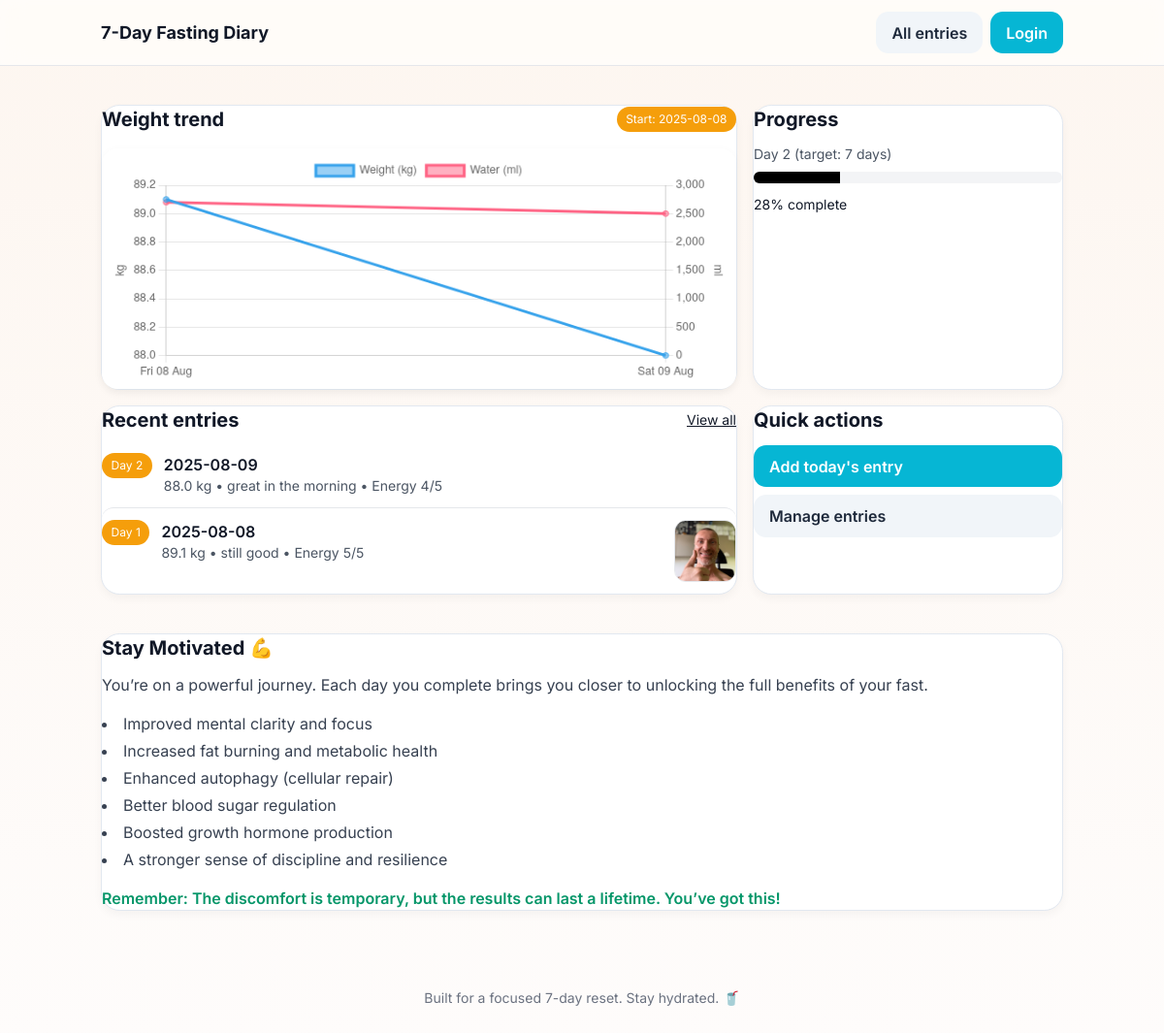
The page / on the database its author committed.
### app.py (models this page shows)
class Entry(db.Model):
    __tablename__ = "entries"
    id = db.Column(db.Integer, primary_key=True)
    when = db.Column(db.Date, nullable=False, index=True)
    day_number = db.Column(db.Integer, nullable=True)
    weight = db.Column(db.Float, nullable=True)
    energy = db.Column(db.Integer, nullable=True)     # 1–5
    water_ml = db.Column(db.Integer, nullable=True)
    mood = db.Column(db.String(32), nullable=True)
    feelings = db.Column(db.Text, nullable=True)
    created_at = db.Column(db.DateTime, default=datetime.utcnow, nullable=False)
    updated_at = db.Column(db.DateTime, default=datetime.utcnow, onupdate=datetime.utcnow, nullable=False)
    photos = relationship("Photo", back_populates="entry", cascade="all, delete-orphan")

class Photo(db.Model):
    __tablename__ = "photos"
    id = db.Column(db.Integer, primary_key=True)
    filename = db.Column(db.String(256), nullable=False)
    entry_id = db.Column(db.Integer, db.ForeignKey("entries.id"), nullable=False, index=True)
    created_at = db.Column(db.DateTime, default=datetime.utcnow, nullable=False)
    entry = relationship("Entry", back_populates="photos")

### app.py (the view)
@app.route("/")
def dashboard():
    entries = Entry.query.order_by(Entry.when.asc()).all()
    labels = [e.when.strftime("%a %d %b") for e in entries]
    weights = [e.weight for e in entries]
    waters  = [e.water_ml for e in entries]          # <-- add
    energies = [e.energy for e in entries]           # <-- optional
    start = fast_start_date()
    today_num = compute_day_number(date.today())
    done_days = sum(1 for e in entries if 1 <= compute_day_number(e.when) <= 7)
    progress = min(100, max(0, int(done_days / 7 * 100)))
    return render_template(
        "dashboard.html",
        entries=entries,
        labels=labels,
        weights=weights,
        waters=waters,       # <-- add
        energies=energies,   # <-- add (optional)
        start=start,
        today_num=today_num,
        progress=progress,
    )

### app.py (called while the page is built)
@app.before_request
def load_user():
    uid = session.get("user_id")
    g.user = User.query.get(uid) if uid else None

@app.context_processor
def inject_auth():
    return {"logged_in": bool(g.user), "current_user": g.user}

def fast_start_date() -> date:
    val = os.environ.get("FAST_START_DATE")
    if val:
        try:
            return datetime.strptime(val, "%Y-%m-%d").date()
        except ValueError:
            pass
    first = Entry.query.order_by(Entry.when.asc()).first()
    return first.when if first else date.today()

def compute_day_number(d: date) -> int:
    return (d - fast_start_date()).days + 1

### templates/dashboard.html (shortened to what this page needs)
{% extends '_base.html' %}
{% block content %}
<div class="grid md:grid-cols-3 gap-4">
  <div class="card md:col-span-2">
    <div class="flex items-center justify-between mb-4">
      <h2 class="text-xl font-bold">Weight trend</h2>
      <span class="pill">Start: {{ start.strftime('%Y-%m-%d') }}</span>
    </div>
    <canvas id="weightChart" height="120"></canvas>
  </div>
  <div class="card">
    <h2 class="text-xl font-bold mb-3">Progress</h2>
    <div class="text-sm text-gray-600 mb-2">Day {{ today_num }} (target: 7 days)</div>
    <div class="w-full h-3 bg-gray-100 rounded-full overflow-hidden">
      <div class="h-full bg-black" style="width: {{ progress }}%"></div>
    </div>
    <div class="mt-3 text-sm">{{ progress }}% complete</div>
  </div>
</div>
<div class="grid md:grid-cols-3 gap-4 mt-4">
  <div class="card md:col-span-2">
    <div class="flex items-center justify-between mb-2">
      <h2 class="text-xl font-bold">Recent entries</h2>
      <a href="{{ url_for('list_entries') }}" class="text-sm underline">View all</a>
    </div>
    <div class="divide-y">
      {% for e in entries|reverse %}
      <a href="{{ url_for('view_entry', entry_id=e.id) }}" class="py-3 flex items-start gap-3 hover:bg-gray-50 rounded-xl">
        <div class="pill">Day {{ e.day_number or '-' }}</div>
        <div class="flex-1">
          <div class="font-semibold">{{ e.when.strftime('%Y-%m-%d') }}</div>
          <div class="text-sm text-gray-600">{% if e.weight %}{{ e.weight }} kg • {% endif %}{% if e.mood %}{{ e.mood }} • {% endif %}{% if e.energy %}Energy {{ e.energy }}/5{% endif %}</div>
        </div>
        {% if e.photos and e.photos[0] %}
          <img src="{{ url_for('uploaded_file', filename=e.photos[0].filename) }}" class="w-16 h-16 object-cover rounded-xl border" />
        {% endif %}
      </a>
      {% else %}
        <div class="text-sm text-gray-500">No entries yet.</div>
      {% endfor %}
    </div>
  </div>
  <div class="card">
    <h2 class="text-xl font-bold mb-3">Quick actions</h2>
    <div class="flex flex-col gap-2">
      <a class="btn btn-primary justify-center" href="{{ url_for('entry_form') }}">Add today's entry</a>
      <a class="btn btn-secondary justify-center" href="{{ url_for('list_entries') }}">Manage entries</a>
    </div>
  </div>
</div>
<script>
  const labels  = {{ labels|tojson }};
  const weights = {{ weights|tojson }};
  const waters  = {{ waters|tojson }};
  const energies = {{ energies|tojson }};
  const ctx = document.getElementById('weightChart');
  if (ctx && labels && labels.length) {
    new Chart(ctx, {
      type: 'line',
      data: {
        labels,
        datasets: [
          {
            label: 'Weight (kg)',
            data: weights,
            tension: 0.3,
            spanGaps: true,
            yAxisID: 'yWeight'
          },
          {
            label: 'Water (ml)',
            data: waters,
            tension: 0.3,
            spanGaps: true,
            yAxisID: 'yWater'
          },
          // Optional: show energy on same chart
          // {
          //   label: 'Energy (1–5)',
          //   data: energies,
          //   tension: 0.3,
          //   spanGaps: true,
          //   yAxisID: 'yEnergy'
          // }
        ]
      },
      options: {
        responsive: true,
        plugins: { legend: { display: true } },
        scales: {
          yWeight: { type: 'linear', position: 'left', title: { display: true, text: 'kg' } },
          yWater:  { type: 'linear', position: 'right', title: { display: true, text: 'ml' }, beginAtZero: true, grid: { drawOnChartArea: false } },
          // yEnergy: { type: 'linear', position: 'right', min: 0, max: 5, grid: { drawOnChartArea: false } }
        }
      }
    });
  }
</script>
<div class="mt-10 card">
  <h2 class="text-xl font-bold mb-3">Stay Motivated 💪</h2>
  <p class="text-gray-700 mb-4">
    You’re on a powerful journey. Each day you complete brings you closer to unlocking the full benefits of your fast.
  </p>
  <ul class="list-disc list-inside space-y-1 text-gray-700">
    <li>Improved mental clarity and focus</li>
    <li>Increased fat burning and metabolic health</li>
    <li>Enhanced autophagy (cellular repair)</li>
    <li>Better blood sugar regulation</li>
    <li>Boosted growth hormone production</li>
    <li>A stronger sense of discipline and resilience</li>
  </ul>
  <p class="mt-4 text-emerald-600 font-semibold">
    Remember: The discomfort is temporary, but the results can last a lifetime. You’ve got this!
  </p>
</div>
{% endblock %}

### templates/_base.html (shortened to what this page needs)
<!doctype html>
<html lang="en">
<head>
  <script src="https://cdn.tailwindcss.com"></script>
  <link rel="stylesheet" href="{{ url_for('static', filename='styles.css') }}" />
</head>
<body class="bg-gray-50 text-gray-900">
  <header class="sticky top-0 z-10 glass border-b">
    <div class="max-w-5xl mx-auto px-4 py-3 flex items-center justify-between">
      <a href="{{ url_for('dashboard') }}" class="font-bold text-lg">7-Day Fasting Diary</a>
        <nav class="flex items-center gap-2">
          {% if logged_in %}
            <a class="btn btn-secondary" href="{{ url_for('entry_form') }}">New entry</a>
            <a class="btn btn-secondary" href="{{ url_for('list_entries') }}">All entries</a>
            <a class="btn btn-secondary" href="{{ url_for('logout') }}">Logout</a>
          {% else %}
            <a class="btn btn-secondary" href="{{ url_for('list_entries') }}">All entries</a>
            <a class="btn btn-primary" href="{{ url_for('login', next=request.path) }}">Login</a>
          {% endif %}
        </nav>
    </div>
  </header>
  <main class="max-w-5xl mx-auto px-4 py-10">
    {% block content %}{% endblock %}
  </main>
  <footer class="py-10 text-center text-sm text-gray-500">
    <span class="brand">Built for a focused 7-day reset. Stay hydrated. 🥤</span>
  </footer>
</body>
</html>

### static/styles.css (style rules this page uses)
:root { --bg: #fefcfb; --bg-gradient: linear-gradient(180deg, #fdf6f0 0%, #fefcfb 100%); --ink: #1e293b; --card: #ffffff; --muted: #64748b; --ring: #e2e8f0; --primary: #06b6d4; --primary-hover: #0891b2; --accent: #f59e0b; }
body { background: var(--bg-gradient); color: var(--ink); font-family: Inter, system-ui, -apple-system, Segoe UI, Roboto, sans-serif; }
.glass { backdrop-filter: saturate(180%) blur(12px); background: rgba(255, 255, 255, 0.65); }
.card { background: var(--card); border-radius: 1.2rem; border: 1px solid var(--ring); box-shadow: 0 4px 10px rgba(0, 0, 0, 0.04); transition: transform 0.2s ease, box-shadow 0.2s ease; }
.btn { border-radius: 0.8rem; font-weight: 600; padding: 0.6rem 1rem; transition: all 0.15s ease-in-out; }
.btn-primary { background: var(--primary); color: white; }
.btn-secondary { background: #f1f5f9; color: var(--ink); }
.pill { background: var(--accent); color: white; font-size: 0.75rem; padding: 0.25rem 0.6rem; border-radius: 999px; }
canvas { background: white; border-radius: 1rem; padding: 0.5rem; box-shadow: 0 2px 8px rgba(0,0,0,0.03); }

### templates/_base.html (style rules this page uses)
body { font-family: Inter, system-ui, -apple-system, Segoe UI, Roboto, sans-serif; }
.card { @apply bg-white rounded-2xl shadow p-6; }
.btn { @apply inline-flex items-center gap-2 rounded-xl px-4 py-2 font-semibold transition active:scale-95; }
.btn-primary { @apply bg-black text-white hover:bg-gray-800; }
.btn-secondary { @apply bg-gray-100 hover:bg-gray-200; }
.pill { @apply text-xs px-2 py-1 rounded-full bg-gray-100; }

### rows shown on the page
Entry: strftime "2025-08-08", day_number "1", when "2025-08-08", weight "89.1", mood "still good", energy "5", filename (picture)
Entry: day_number "2", when "2025-08-09", weight "88.0", mood "great in the morning", energy "4"

### other values the page prints
{{ today_num }} "2"
{{ progress }} "28"
chart data {{ weights|tojson }} [89.1, 88.0]
chart data {{ waters|tojson }} [2700, 2500]
